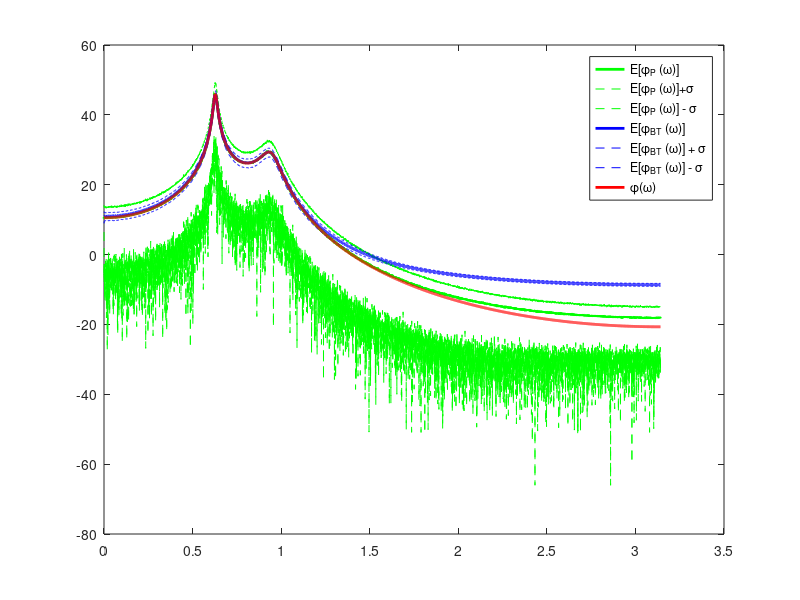

MATLAB code for this plot:
clc
clear all
close all


N = 2^14;
Nrealizations = 1000;
M = floor(N/8);

% Filter transfer function H(z) = 1/A(z)
rho1 = 0.99 ;
theta1 = 0.2*pi ;
rho2 = 0.95 ;
theta2 = 0.3*pi ;
a = conv([1 -2*cos(theta1)*rho1 rho1^2 ], [ 1 -2*cos(theta2)*rho2 rho2^2]);
Nfft = N/2;
[H, w] = freqz(1, a, Nfft);

wp = 2*pi*[0:N/2-1]/N;
wBT = 2*pi*[0:M-1]/(2*M - 1 ) ;

phip = zeros(Nrealizations, N) ;
phiBT = zeros(Nrealizations, 2*M-1);

for i = 1 : Nrealizations
    e = randn(N,1);
    y = filter(1,a,e);

    % periodogram
    phip(i,:) = (1/N)*abs(fft(y,N)).^2;

    % Blackman?Tukey
    r = xcorr(y,'biased');
    r = r(N-M+1:N+M-1);
    r = r.*bartlett(2*M-1);
    r = circshift(r, -M+1);
    phiBT(i,:) = real(fft(r,2*M-1));
end

phipmean = mean(phip);
phipvar = var(phip);

phiBTmean = mean(phiBT);
phiBTvar = var(phiBT);


plot(wp, 10*log10(phipmean(1:N/2)), 'g', 'LineWidth', 2)
hold on
plot(wp, 10*log10(phipmean(1:N/2)+ sqrt(phipvar(1:N/2))), 'g--')
plot(wp, 10*log10(phipmean(1:N/2) - sqrt(phipvar(1:N/2))), 'g--')

plot(wBT, 10*log10(phiBTmean(1:M)), 'b', 'LineWidth', 2)
plot(wBT, 10*log10(phiBTmean(1:M)+sqrt(phiBTvar(1:M))), 'b--')
plot(wBT, 10*log10(max(phiBTmean(1:M) - sqrt(phiBTvar(1:M)), 10e-3)) , 'b-- ')
plot(w, 10*log10(abs(H).^2), 'r', 'LineWidth', 2 ) ;
hold off

legend('E[\phi_{P} (\omega)]', 'E[\phi_{P} (\omega)]+\sigma', 'E[\phi_{P} (\omega)] - \sigma', ...
'E[\phi_{BT} (\omega)]', 'E[\phi_{BT} (\omega)] + \sigma', 'E[\phi_{BT} (\omega)] - \sigma', ...
'\phi(\omega)');
